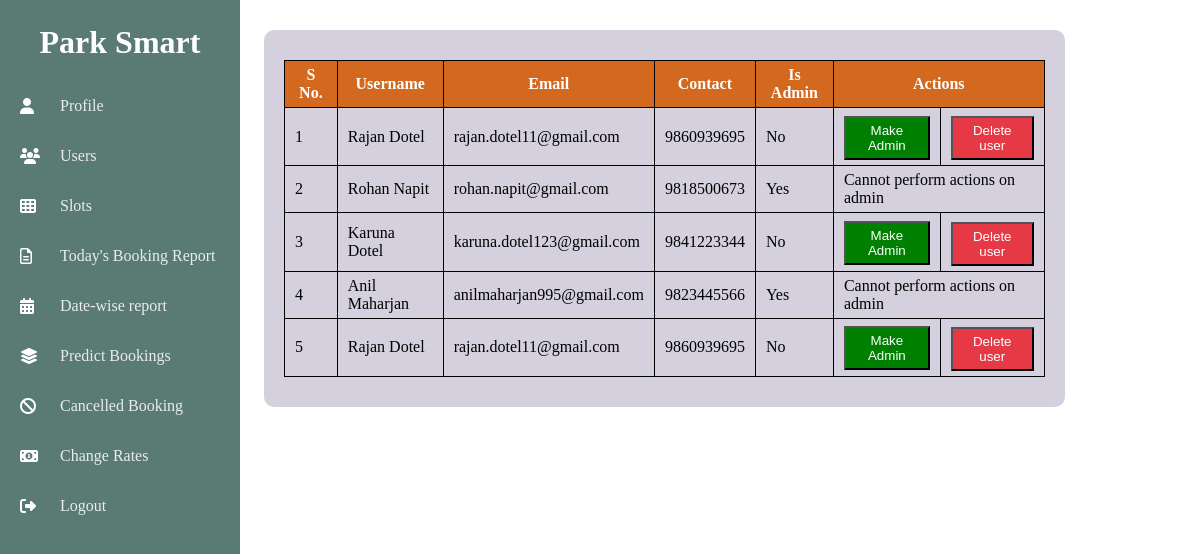
The app's page /main-content/users.php (signed in) with its own data.
### tables this page shows
CREATE TABLE `user_details` (
  `user_id` int(11) NOT NULL,
  `full_name` varchar(250) NOT NULL,
  `email` varchar(250) NOT NULL,
  `contact` double NOT NULL,
  `user_name` varchar(255) NOT NULL,
  `password` varchar(255) NOT NULL,
  `is_admin` int(11) NOT NULL DEFAULT 0
);

### main-content/users.php (the view, shortened to what this page needs)
<?php
include "database_configuration.php";
$query = "SELECT * from `user_details`";
$query_result = mysqli_query($conn, $query);
$i = 1;
?>
<div class="main_container">
    <?php require_once "admin-nav.php"; ?>
    <div class="container">
        <div class="info">
            <table>
                <tr>
                    <th>S No.</th>
                    <th>Username</th>
                    <th>Email</th>
                    <th>Contact</th>
                    <th>Is Admin</th>
                    <th colspan="2">Actions</th>
                </tr>
                <?php
                while ($query_row = mysqli_fetch_array($query_result)) {
                ?>
                    <tr>
                        <?php $id = $query_row['user_id']; ?>
                        <td><?php echo $i ?></td>
                        <td><?php echo $query_row['full_name'];
                            ?></td>
                        <td><?php echo $query_row['email'];
                            ?></td>
                        <td><?php echo $query_row['contact'];
                            ?></td>
                        <td><?php if ($query_row['is_admin'] == 1) {
                                echo 'Yes';
                            } else {
                                echo 'No';
                            }
                            ?></td>
                            <?php if ($query_row['is_admin'] == 0) { ?>
                            <td><button class="primary_btn" onclick="makeAdmin(<?php echo $id ?>)">Make Admin</a></button></td>
                            <td><button class="danger_btn" onclick="deleteUser(<?php echo $id ?>)">Delete user</a></button></td>
                            <?php } else{ ?>
                                    <td colspan="2">Cannot perform actions on admin</td>
                           <?php } ?>
                    </tr>
                <?php
                    $i++;
                }
                ?>
            </table>
    </div>
</div>

### main-content/admin-nav.php (shortened to what this page needs)
<!DOCTYPE html>
<html lang="en">
<head>
    <link rel="stylesheet" href="../CSS/admin-style.css">
</head>
<body>
<div class="admin_nav">
    <h1 style="margin-top:3vh">Park Smart</h1>
    <ul class="admin_nav_menu">
        <a href="admin-profile.php" class="admin_nav_link">
            <div class="admin_nav_item">
                <i class="fa-solid fa-user"></i>
                <li>Profile</li>
            </div>
        </a>
        <a href="users.php" class="admin_nav_link">
            <div class="admin_nav_item">
                <i class="fa-solid fa-users"></i>
                <li>Users</li>
            </div>
        </a>
        <a href="slots_status.php" class="admin_nav_link">
        <div class="admin_nav_item">
        <i class="fa fa-th" aria-hidden="true"></i>
            <li class="bottom_item">Slots</li>
        </div>
        </a>
        <a href="admin-report.php" class="admin_nav_link">
            <div class="admin_nav_item">
                <i class="fa fa-file-text-o" aria-hidden="true"></i>
                <li>Today's Booking Report</li>
            </div>
        </a>
        <a href="date-wise-report.php" class="admin_nav_link">
            <div class="admin_nav_item">
                <i class="fa-solid fa-calendar-days" aria-hidden="true"></i>
                <li>Date-wise report</li>
            </div>
        </a>
        <a href="predict_booking.php" class="admin_nav_link">
            <div class="admin_nav_item">
            <i class="fa-solid fa-layer-group"></i>
                <li>Predict Bookings</li>
            </div>
        </a>
        <a href="cancelled-booking.php" class="admin_nav_link">
            <div class="admin_nav_item">
                <i class="fa fa-ban" aria-hidden="true"></i>
                <li>Cancelled Booking</li>
            </div>
        </a>
        <a href="rates.php" class="admin_nav_link">
            <div class="admin_nav_item">
            <i class="fa fa-money" aria-hidden="true"></i>
                <li>Change Rates</li>
            </div>
        </a>
        <a href="admin-logout.php" class="admin_nav_link">
        <div class="admin_nav_item">
            <i class="fa-solid fa-right-from-bracket"></i>
            <li class="bottom_item">Logout</li>
        </div>
        </a>
    </ul>
</div>
</body>
</html>

### CSS/admin-style.css (style rules this page uses)
* { padding: 0; margin: 0; color: white; }
.main_container { display: flex; width: 100%; }
.admin_nav { position: fixed; background-color: #5A7A74; width: 20%; height: 100%; text-align: center; z-index: 2; }
.container { margin-left: 22%; margin-right: 15px; width: auto; text-align: justify; min-height: 90vh; }
.admin_nav_menu { margin: 20px auto; list-style: none; }
.admin_nav_item { line-height: 40px; padding: 5px 20px; text-align: left; display: flex; }
.admin_nav_item i { line-height: 40px; width: 40px; height: 40px; }
.admin_nav_item li { width: 80%; color: #e9ecef; text-decoration: none; }
.admin_nav_menu a { text-decoration: none; }
table, tr, th, td { border: 1px solid black; border-collapse: collapse; color: black; margin: 0 0 0 0; }
th, td { padding: 5px 10px; width: auto; }
th { background-color: chocolate; color: white; border: 1px solid black; text-align: center; }
.info { margin-top: 30px; background-color: #d4d0dd; padding: 30px 20px; border-radius: 10px; line-height: 30px; color: black; width: 90%; }
.danger_btn { background-color: #e63946; color: white; padding: 5px 10px; margin-top: 4%; text-decoration: none; height: auto; width: auto; }
.primary_btn { background-color: green; color: white; padding: 5px 10px; margin-top: 2px; text-decoration: none; height: auto; width: auto; }

### records on screen
user_details: full_name "Rajan Dotel", email "rajan.dotel11@gmail.com", contact "9860939695", is_admin "No"
user_details: full_name "Rohan Napit", email "rohan.napit@gmail.com", contact "9818500673", is_admin "Yes"
user_details: full_name "Karuna Dotel", email "karuna.dotel123@gmail.com", contact "9841223344", is_admin "No"
user_details: full_name "Anil Maharjan", email "anilmaharjan995@gmail.com", contact "9823445566", is_admin "Yes"
user_details: full_name "Rajan Dotel", email "rajan.dotel11@gmail.com", contact "9860939695", is_admin "No"
